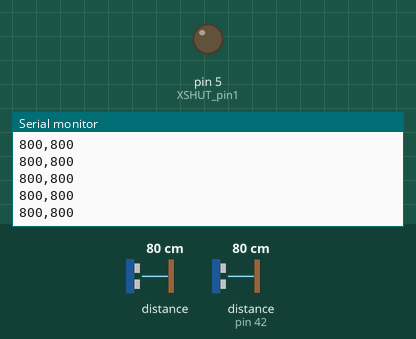
A sketch run on a simulated Arduino Uno, built with avr-gcc and run on an emulated ATmega328P. Shown: output pins drawn as LEDs (lit = HIGH), the last lines printed to the serial monitor. Inputs (shaded band) come from the test bench; at power-on: distance to the obstacle 80 cm, distance to the obstacle (sensor on pin 42) 80 cm. The ROS host is connected and sends only what is stated.

Above: at 1.2 s.
1.3 s: distance to the obstacle (sensor 0) set to 2 cm
At 1.58 s:
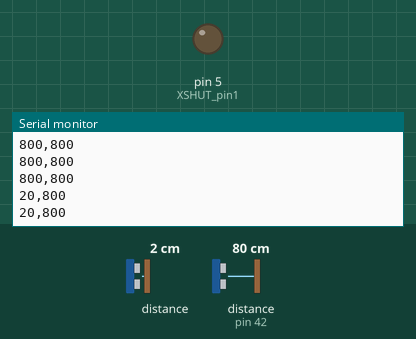
2.8 s: distance to the obstacle (sensor on pin 42) set to 2 cm
At 2.99 s:
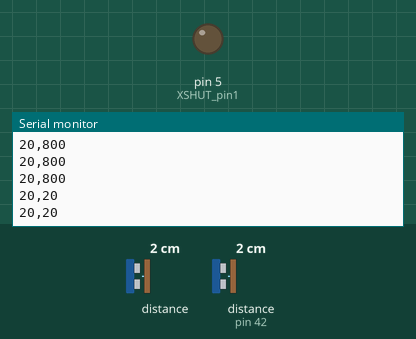
4.3 s: distance to the obstacle (sensor 0) set to 4 cm
At 4.39 s:
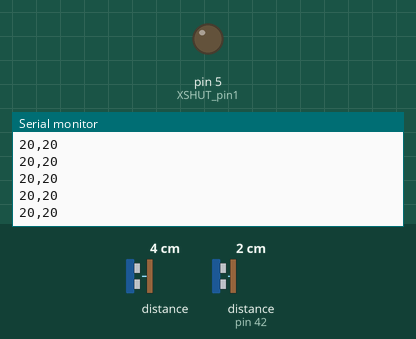
5.8 s: distance to the obstacle (sensor on pin 42) set to 4 cm
At 5.99 s:
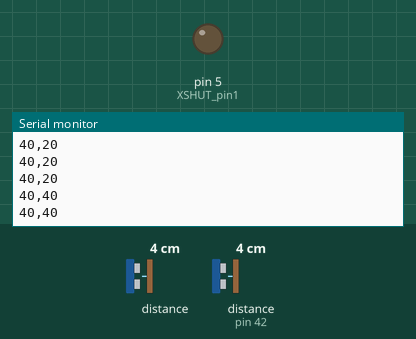
Timing chart, 0 to 8.3 s (numbered marks = the images above; inputs shaded):
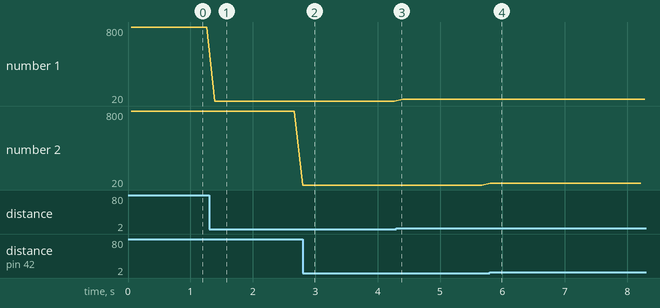

The sketch:

tof.ino
```cpp
#include <ros.h>
#include <ros/time.h>
#include <sensor_msgs/Range.h>
#include <Wire.h>
#include <VL53L0X.h>

//#define XSHUT_pin6 not required for address change

#define XSHUT_pin2 4
#define XSHUT_pin1 5

//ADDRESS_DEFAULT 0b0101001 or 41
//#define Sensor1_newAddress 41 not required address change
#define Sensor2_newAddress 42


VL53L0X Sensor1;
VL53L0X Sensor2;

ros::NodeHandle  nh;


sensor_msgs::Range range_msg;
ros::Publisher pub_range( "range_data", &range_msg);
char frameid[] = "/tof_ranger";
unsigned long range_timer;

void setup()
{ /*WARNING*/
  //Shutdown pins of VL53L0X ACTIVE-LOW-ONLY NO TOLERANT TO 5V will fry them
  pinMode(XSHUT_pin1, OUTPUT);
  pinMode(XSHUT_pin2, OUTPUT);


  Serial.begin(9600);

  Wire.begin();

  pinMode(XSHUT_pin2, INPUT);
  delay(10);
  Sensor2.setAddress(Sensor2_newAddress);
  pinMode(XSHUT_pin1, INPUT);
  delay(10);

  Sensor1.init();
  Sensor2.init();


  Sensor1.setTimeout(500);
  Sensor2.setTimeout(500);


  // Start continuous back-to-back mode (take readings as
  // fast as possible).  To use continuous timed mode
  // instead, provide a desired inter-measurement period in
  // ms (e.g. sensor.startContinuous(100)).
  Sensor1.startContinuous();
  Sensor2.startContinuous();

  nh.initNode();
  nh.advertise(pub_range);

  range_msg.radiation_type = sensor_msgs::Range::INFRARED;
  range_msg.field_of_view = 0.01;
  range_msg.min_range = 57;
  range_msg.max_range = 8190;
}

void loop()
{
  Serial.print(Sensor1.readRangeContinuousMillimeters());
  Serial.print(',');
  Serial.print(Sensor2.readRangeContinuousMillimeters());
  Serial.println();
  if ( (millis()-range_timer) > 50){
    range_msg.header.frame_id =  "Sensor1";
    range_msg.range=Sensor1.readRangeContinuousMillimeters();
    range_msg.header.stamp = nh.now();
    pub_range.publish(&range_msg);
    range_msg.header.frame_id =  "Sensor2";
    range_msg.range=Sensor2.readRangeContinuousMillimeters();
    pub_range.publish(&range_msg);

    range_timer =  millis() + 50;
  }
  nh.spinOnce();
}
```

Measured:
- after the input at 1.3 s, the serial monitor: prints a new line after 0.09 s (image 1)
- after the input at 2.8 s, the serial monitor: prints a new line after 0.06 s (image 2)
- after the input at 5.8 s, the serial monitor: prints a new line at once (image 4)
- plotted number 1: 800 → 20 after the input at 1.3 s, 20 → 40 after the input at 4.3 s
- plotted number 2: 800 → 20 after the input at 1.3 s
